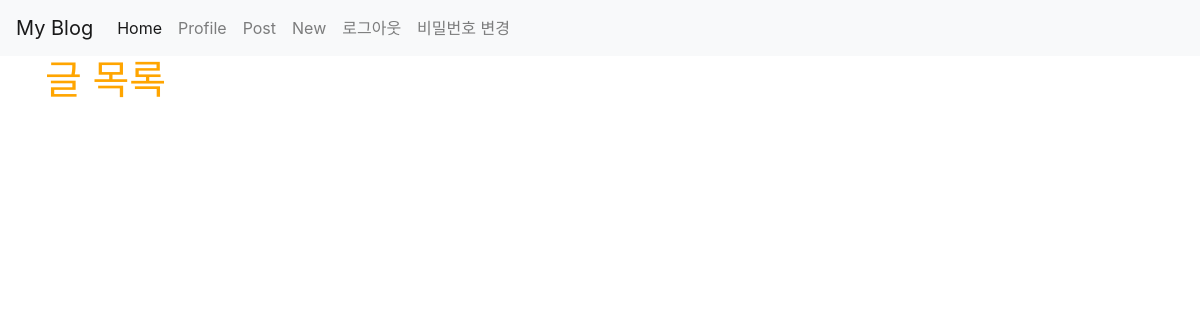
Page /posts/ (signed in) on the earlier database version.
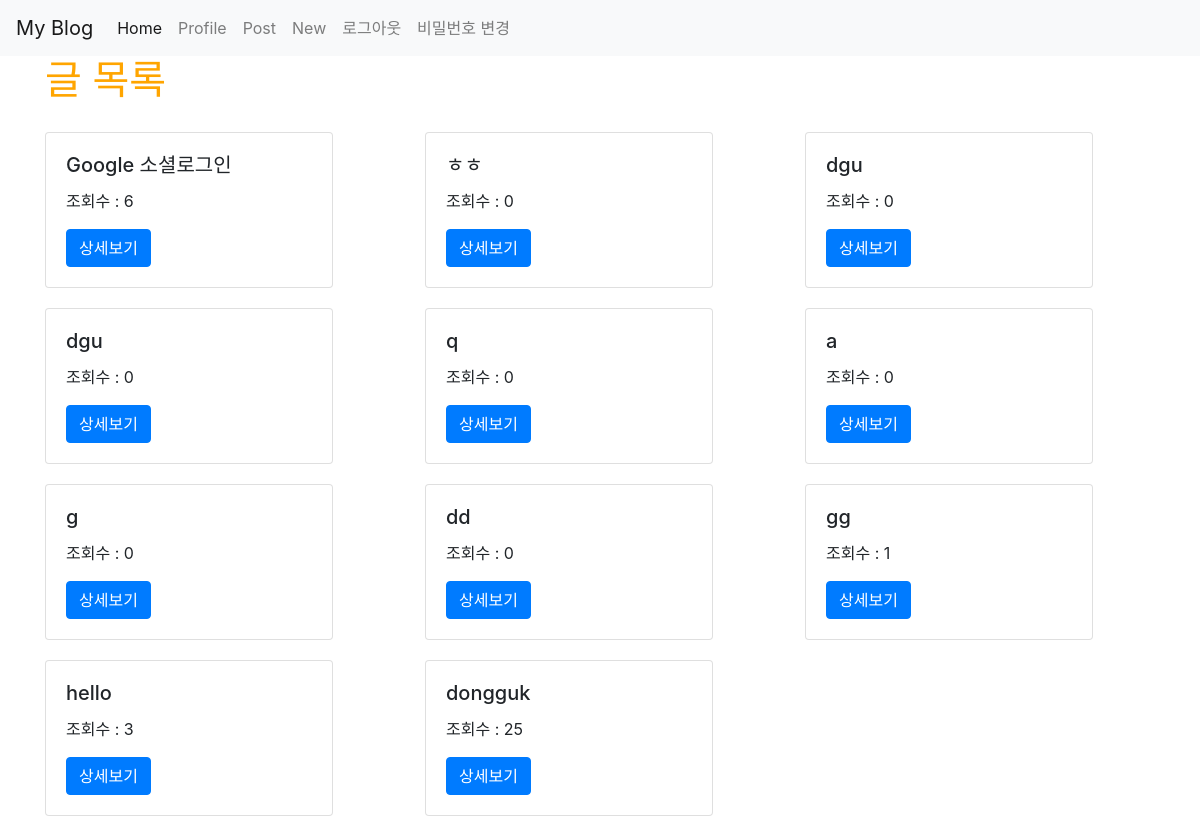
Same page on the later database version.
### posts/models.py (models this page shows)
class Post(models.Model):
    title = models.CharField(max_length=50, null=False)
    content = models.TextField()
    writer = models.ForeignKey(User, on_delete=models.CASCADE, null=True)
    view_count = models.IntegerField(default=0)
    image = models.ImageField(upload_to='images/', null=True)
    created_at = models.DateTimeField(auto_now_add = True)
    updated_at = models.DateTimeField(auto_now = True)

### posts/views.py (the view)
# urls.py: path('', views.main, name="main"),
def main(request):
    posts = Post.objects.all().order_by('-created_at')
    return render(request, 'posts/main.html', {'posts': posts})

### posts/templates/posts/main.html
{% extends 'base.html' %}
{% load static %}
{% block content %}
{% include 'shared/_navbar.html' %}
<div class="container">
    {% if user.is_authenticated %}
        <h1>글 목록</h1>
        <div class="row">
            {% for post in posts %}
                <div class="col-md-4 col-12">
                    <div class="card" style="width: 18rem; margin-top: 20px;">
                        <div class="card-body">
                            <h5 class="card-title">{{ post.title }}</h5>
                            <p>조회수 : {{ post.view_count }}</p>
                            <a href="{% url 'posts:show' post.id %}" class="btn btn-primary">상세보기</a>
                        </div>
                    </div>
                </div>
            {% endfor %}
        </div>
    {% else %}
        <h3>로그인 후 이용이 가능합니다.</h3>
        <a href="{% url 'account_login' %}" class="btn btn-warning">로그인</a>
        <a href="{% url 'account_signup' %}" class="btn btn-warning">회원가입</a>
    {% endif %}
</div>
{% endblock %}

### myblog/templates/base.html (shortened to what this page needs)
{% load static %}
<!doctype html>
<html lang="en">
  <head>
    <link rel="stylesheet" href="https://stackpath.bootstrapcdn.com/bootstrap/4.5.0/css/bootstrap.min.css">
    <link rel="stylesheet" href="{% static 'css/project.css' %}">
  </head>
  <body>
    {% block content %}
    {% endblock %}
  </body>
</html>

### myblog/templates/shared/_navbar.html (shortened to what this page needs)
<nav class="navbar navbar-expand-lg navbar-light bg-light">
    <a class="navbar-brand" href="{% url 'main' %}">My Blog</a>
    <div class="collapse navbar-collapse" id="navbarSupportedContent">
      <ul class="navbar-nav mr-auto">
        <li class="nav-item active">
          <a class="nav-link" href="{% url 'main' %}">Home <span class="sr-only">(current)</span></a>
        </li>
        <li class="nav-item">
          <a class="nav-link" href="{% url 'introduction:profile' %}">Profile</a>
        </li>
        <li class="nav-item">
          <a class="nav-link" href="{% url 'posts:main' %}">Post</a>
        </li>
        <li class="nav-item">
          <a class="nav-link" href="{% url 'posts:new' %}">New</a>
        </li>
        {% if user.is_authenticated %}
        <li class="nav-item">
          <a class="nav-link" href="{% url 'account_logout' %}">로그아웃</a>
        </li>
        <li class="nav-item">
          <a class="nav-link" href="{% url 'account_change_password' %}">비밀번호 변경</a>
        </li>
        {% endif %}
        </ul>
    </div>
</nav>

### myblog/static/css/project.css (style rules this page uses)
h1 { color: orange; }

Differences in the rows shown:
added Post: title "Google 소셜로그인", view_count "6"
added Post: title "ㅎㅎ", view_count "0"
added Post: title "dgu", view_count "0"
added Post: title "dgu", view_count "0"
added Post: title "q", view_count "0"
added Post: title "a", view_count "0"
added Post: title "g", view_count "0"
added Post: title "dd", view_count "0"
added Post: title "gg", view_count "1"
added Post: title "hello", view_count "3"
added Post: title "dongguk", view_count "25"
